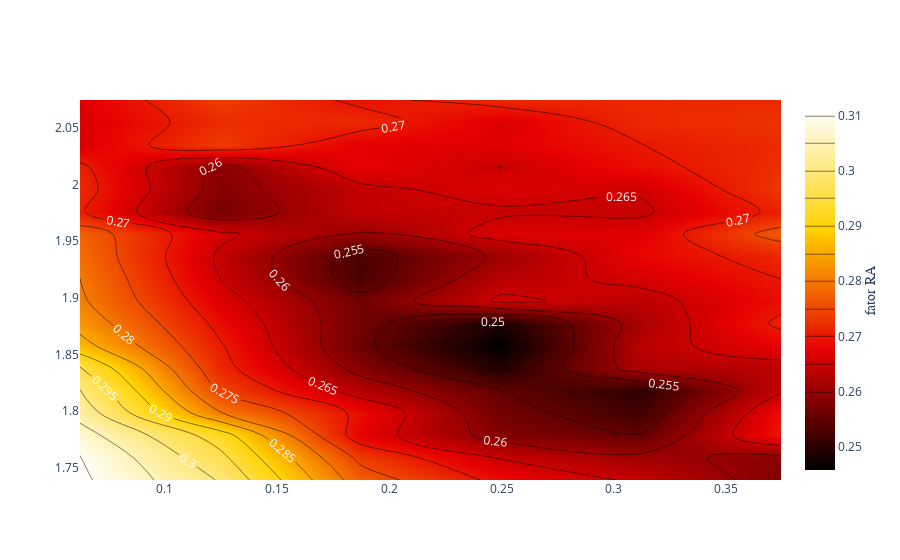

The cell this chart's notebook holds for it:
### Code cell
fig = go.Figure(data =
    go.Contour(
        z= dados.d3,
        x=dados.d1, # horizontal axis
        y=dados.d2, # vertical axis
        colorscale='hot',
        contours=dict(
            coloring ='heatmap',
            showlabels = True, # show labels on contours
            labelfont = dict( # label font properties
                size = 12,
                color = 'white',
                
            )),
        colorbar=dict(
            title='fator RA', # title here
            titleside='right',
            titlefont=dict(
                size=14,
                family='Arial, sans-serif')
        )
        
    
    ))
fig.show()
